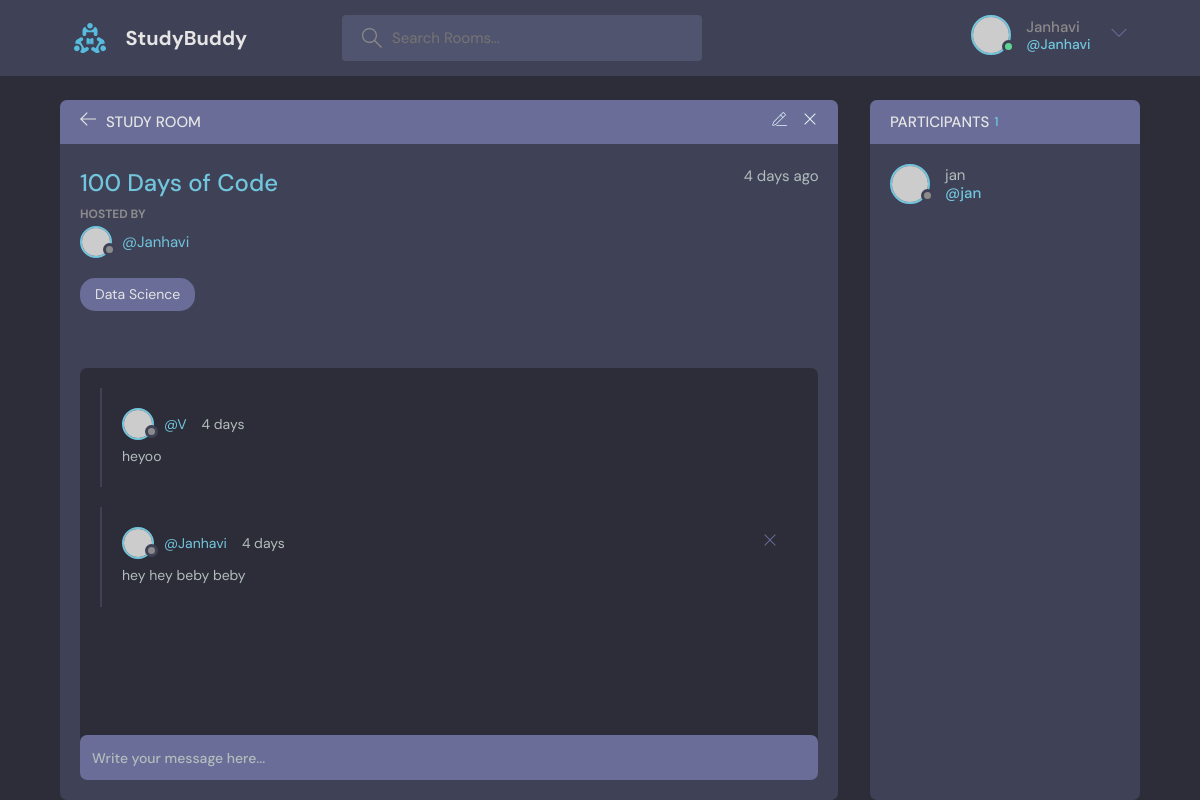
/room/2 (signed in), run on the app's committed database.
### base/models.py (models this page shows, shortened)
class Roomy(models.Model):
    host = models.ForeignKey(User,on_delete=models.SET_NULL,null=True)
    topic = models.ForeignKey(Topic,on_delete=models.SET_NULL,null=True)
    name = models.CharField(max_length=200)
    description = models.TextField(null=True,blank=True) #null field is allowed
    participants = models.ManyToManyField(User,related_name='participants',blank=True)
    updated = models.DateTimeField(auto_now=True) #takes a snapshot on everytime we save the room
    created = models.DateTimeField(auto_now_add=True) #takes snapshot when we first create the room
    class Meta:
        ordering = ['-updated','-created']

class Topic(models.Model):
    name = models.CharField(max_length=200)
    def __str__(self):
        return self.name

class Message(models.Model):
    user = models.ForeignKey(User,on_delete=models.CASCADE)
    room = models.ForeignKey(Roomy,on_delete=models.CASCADE) #if a room gets deleted all the messages gets deleted
    body = models.TextField()
    updated = models.DateTimeField(auto_now=True) #takes a snapshot on everytime we save/edit the post
    created = models.DateTimeField(auto_now_add=True) #takes snapshot when we first create the post
    class Meta:
        ordering = ['-updated','-created']

### base/views.py (the view, shortened to what this page needs)
# urls.py: path('room/<str:p>',views.room,name="room"),
def room(request,p):
    rm2 = Roomy.objects.get(id=p)
    msg=rm2.message_set.all().order_by('-created') #give us a set of messages that are related to this specific room
    participants = rm2.participants.all()
    context = {'room':rm2,'room_messages':msg,'participants':participants}
    return render(request, 'base/room.html',context)

### base/templates/base/room.html (shortened to what this page needs)
{% extends 'main.html' %}
{% block content %}
    <main class="profile-page layout layout--2">
      <div class="container">
        <div class="room">
          <div class="room__top">
            <div class="room__topLeft">
              <a href="{% url 'home' %}">
                <svg version="1.1" xmlns="http://www.w3.org/2000/svg" width="32" height="32" viewBox="0 0 32 32">
                  <title>arrow-left</title>
                  <path
                    d="M13.723 2.286l-13.723 13.714 13.719 13.714 1.616-1.611-10.96-10.96h27.625v-2.286h-27.625l10.965-10.965-1.616-1.607z"
                  ></path>
                </svg>
              </a>
              <h3>Study Room</h3>
            </div>
            {% if room.host == request.user %}
            <div class="room__topRight">
              <a href="{% url 'update-room' room.id %}">
              </a>
              <a href="{% url 'delete-room' room.id %}">
                <svg version="1.1" xmlns="http://www.w3.org/2000/svg" width="32" height="32" viewBox="0 0 32 32">
                  <title>remove</title>
                  <path
                    d="M27.314 6.019l-1.333-1.333-9.98 9.981-9.981-9.981-1.333 1.333 9.981 9.981-9.981 9.98 1.333 1.333 9.981-9.98 9.98 9.98 1.333-1.333-9.98-9.98 9.98-9.981z"
                  ></path>
                </svg>
              </a>
            </div>
            {% endif %}
          </div>
          <div class="room__box scroll">
            <div class="room__header scroll">
              <div class="room__info">
                <h3>{{room.name}}</h3>
                <span>{{room.created|timesince}} ago</span>
              </div>
              <div class="room__hosted">
                <p>Hosted By</p>
                <a href="{% url 'user-profile' room.host.id %}" class="room__author">
                  <div class="avatar avatar--small">
                    <img src="https://randomuser.me/api/portraits/men/37.jpg" />
                  </div>
                  <span>@{{room.host}}</span>
                </a>
              </div>
              <span class="room__topics">{{room.topic}}</span>
            </div>
            <div class="room__conversation">
              <div class="threads scroll">
                {% for message in room_messages %}
                <div class="thread">
                  <div class="thread__top">
                    <div class="thread__author">
                      <a href="{% url 'user-profile' message.user.id %}" class="thread__authorInfo">
                        <div class="avatar avatar--small">
                          <img src="https://randomuser.me/api/portraits/men/37.jpg" />
                        </div>
                        <span>@{{message.user.username}}</span>
                      </a>
                      <span class="thread__date">{{message.created|timesince}}</span>
                    </div>
                    {% if request.user == message.user %}
                    <a href ="{% url 'delete-msg' message.id %}">
                    <div class="thread__delete">
                      <svg version="1.1" xmlns="http://www.w3.org/2000/svg" width="32" height="32" viewBox="0 0 32 32">
                        <title>remove</title>
                        <path
                          d="M27.314 6.019l-1.333-1.333-9.98 9.981-9.981-9.981-1.333 1.333 9.981 9.981-9.981 9.98 1.333 1.333 9.981-9.98 9.98 9.98 1.333-1.333-9.98-9.98 9.98-9.981z"
                        ></path>
                      </svg>
                    </div>
                    </a>
                    {% endif %}
                  </div>
                  <div class="thread__details">
                    {{message.body}}
                  </div>
                </div>
                {% endfor %}
              </div>
            </div>
          </div>
          <div class="room__message">
            <form action="#"><input name="" placeholder="Write your message here..." /></form>
          </div>
        </div>
        <div class="participants">
          <h3 class="participants__top">Participants <span>{{participants.count}}</span></h3>
          <div class="participants__list scroll">
            {% for user in participants %}
            <a href="{% url 'user-profile' user.id %}" class="participant">
              <div class="avatar avatar--medium">
                <img src="https://randomuser.me/api/portraits/men/37.jpg" />
              </div>
              <p>
                {{user.username}}
                <span>@{{user.username}}</span>
              </p>
            </a>
            {% endfor %}
          </div>
        </div>
      </div>
    </main>
  {% endblock %}

### templates/navbar.html (shortened to what this page needs)
{% load static %}
<header class="header header--loggedIn">
    <div class="container">
      <a href="{% url 'home' %}" class="header__logo">
        <img src="{% static 'images/logo.svg' %}" />
        <h1>StudyBuddy</h1>
      </a>
      <form class="header__search" method="GET" action="{% url 'home' %}" >
        <label>
          <input type="text" name="q" placeholder="Search Rooms..."/>
        </label>
      </form>
      <nav class="header__menu">
        {% if request.user.is_authenticated %}
        <div class="header__user">
          <a href="profile.html">
            <div class="avatar avatar--medium active">
              <img src="https://randomuser.me/api/portraits/men/37.jpg" />
            </div>
            <p>{{request.user.username}} <span>@{{request.user.username}}</span></p>
          </a>
          <button class="dropdown-button">
            <svg version="1.1" xmlns="http://www.w3.org/2000/svg" width="32" height="32" viewBox="0 0 32 32">
              <title>chevron-down</title>
              <path d="M16 21l-13-13h-3l16 16 16-16h-3l-13 13z"></path>
            </svg>
          </button>
        </div>
        {% else %}
        <a href="{% url 'login' %}">
          <img src="{% static 'images/avatar.svg' %}" />
          <p>Login</p>
        </a>
        {% endif %}
      </nav>
    </div>
  </header>

### data on the page
Roomy: name "100 Days of Code", created "4 days", host "Janhavi", topic "Data Science"
Message: user.username "V", created "4 days", body "heyoo"
Message: user.username "Janhavi", created "4 days", body "hey hey beby beby"

### other printed values
{{ request.user.username }} "Janhavi"
{{ participants.count }} "1"
{{ user.username }} "jan"
